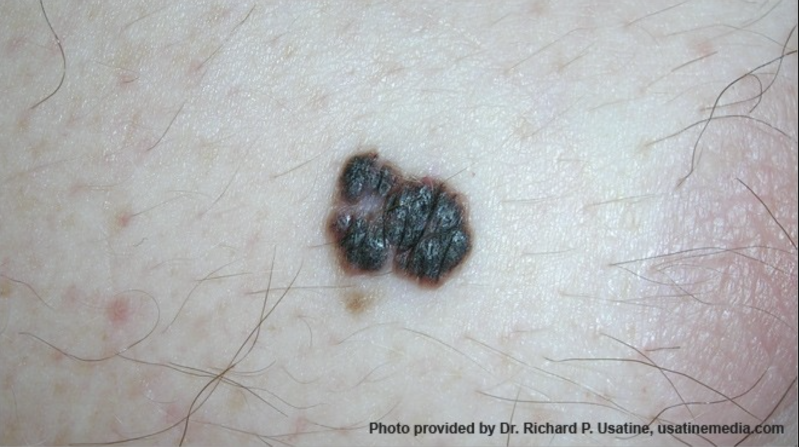
#> input picture Taller 2/Images/imagen1.png, 1598 x 894 px (shown at 1/2 size); its folder holds only this picture in this run
$ jupyter execute --allow-errors Taller_2.ipynb   (older library calls are emulated)
#> lines starting #> are read from the running program, lines starting #| are printed output that depends on the picture
#> further down, image is the input picture: shape (894, 1598, 3); mean B, G, R 180.2, 179.6, 178.9
#> `resized_image = cv2.resize(image, desired_size)`:
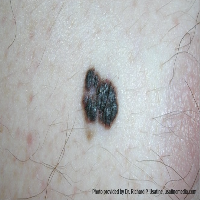
#> resized_image: shape (200, 200, 3); mean B, G, R 180.2, 179.6, 178.8
# Análisis de Imágenes de Melanomas Cutáneos utilizando Filtros de Prewitt

- Juan Manuel De La Torre.

  CC. 1001.186.267  jdela@unal.edu.co
- Juliana Catalina De Castro Moreno.

  CC. 1000.706.954  jdec@unal.edu.co

---

Todo el codigo fuente puede encontrarse en el siguiente repositorio:
[Github](https://github.com/JM-delatorre/TecnicasIA)

# Primera aproximación de la aplicación filtro Prewitt

# Resúmen
El presente informe se centra en el análisis detallado del uso del filtro de Prewitt en 8 direcciones para el procesamiento de imágenes de melanomas cutáneos. Se aborda en profundidad la teoría detrás del filtro de Prewitt, su implementación en el procesamiento de imágenes médicas y su aplicación específica en el análisis de melanomas cutáneos. Se presentan resultados obtenidos de la aplicación del filtro en un conjunto de imágenes de melanomas, así como conclusiones y recomendaciones para futuras investigaciones.

# Introducción

El cáncer de piel, incluido el melanoma cutáneo, representa un importante problema de salud pública en todo el mundo. La detección temprana y precisa del melanoma es crucial para un tratamiento efectivo y la mejora de la supervivencia del paciente. El análisis de imágenes médicas juega un papel fundamental en este proceso al proporcionar información valiosa sobre las características y la naturaleza de los melanomas cutáneos. En este contexto, el filtro de Prewitt en 8 direcciones emerge como una herramienta prometedora para resaltar características relevantes en imágenes de melanomas y mejorar la detección temprana de esta enfermedad.
<p>&nbsp;</p>
<p>&nbsp;</p>

# Metodología

1. Convertir la imagen a escala de grises:

Utilizando la función cv2.cvtColor(), la imagen de entrada se convierte de un formato de color BGR a escala de grises. Esto simplifica el procesamiento de la imagen y reduce el costo computacional.

2. Aplicar el filtro de Prewitt en 8 direcciones:

Se definen dos kernels de convolución, kernel_x y kernel_y, que representan los filtros de Prewitt para las direcciones horizontal y vertical respectivamente.
Se itera sobre cada una de las 8 direcciones posibles (horizontal, vertical y diagonales) y se selecciona el kernel correspondiente para la convolución de la imagen.

3. Convolución de la imagen con los kernels:

Se aplica la función cv2.filter2D() para convolucionar la imagen en escala de grises con el kernel seleccionado en cada iteración.
El resultado de la convolución se almacena en una matriz de bordes edges utilizando la función np.maximum() para obtener el valor máximo de los gradientes en cada píxel.

4. Normalizar los valores de píxeles en el rango [0, 255]:

Se normalizan los valores de la matriz de bordes edges para asegurar que estén en el rango de valores de píxeles válidos (0 a 255) utilizando la función astype(np.uint8).

5. Visualización de las imágenes:

Se define un tamaño deseado para las imágenes de salida.
Se crea un grid de subgráficos utilizando plt.subplots() para mostrar las imágenes originales y las imágenes con el filtro de Prewitt aplicado.
Se cargan, redimensionan y muestran las imágenes de entrada en la primera columna de cada fila.
Se aplica el filtro de Prewitt de 8 direcciones a cada imagen y se muestra en la segunda columna de cada fila.

[cell 1]
#from google.colab.patches import cv2_imshow
import cv2
import numpy as np
from matplotlib import pyplot as plt

[cell 2]
def prewitt_8_directions(image):

    gray = cv2.cvtColor(image, cv2.COLOR_BGR2GRAY)

    kernel_x = np.array([[-1, 0, 1], [-1, 0, 1], [-1, 0, 1]])
    kernel_y = np.array([[1, 1, 1], [0, 0, 0], [-1, -1, -1]])

    edges = np.zeros_like(gray)
    for i in range(8):
        if i % 2 == 0:
            kernel = kernel_x if i < 4 else kernel_y
        else:
            kernel = kernel_y if i < 4 else kernel_x
        dst = cv2.filter2D(gray, cv2.CV_64F, kernel)
        edges = np.maximum(edges, np.abs(dst))
#> this loop made 8 passes
#> pass 1, in prewitt_8_directions, `dst = cv2.filter2D(gray, cv2.CV_64F, kernel)`:
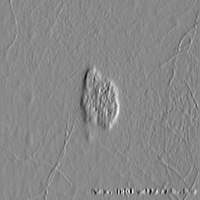
#> dst: shape (200, 200) float64; min -414, max 360, mean 0.1; drawn with min black and max white
#> pass 1, in prewitt_8_directions, `edges = np.maximum(edges, np.abs(dst))`:
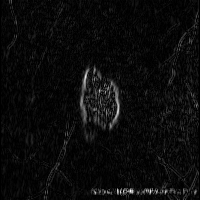
#> edges: shape (200, 200) float64; min 0, max 414, mean 19.1; drawn with min black and max white
#> pass 2, in prewitt_8_directions, `dst = cv2.filter2D(gray, cv2.CV_64F, kernel)`:
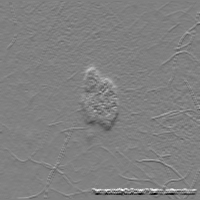
#> dst: shape (200, 200) float64; min -402, max 397, mean 0.9; drawn with min black and max white
#> pass 2, in prewitt_8_directions, `edges = np.maximum(edges, np.abs(dst))`:
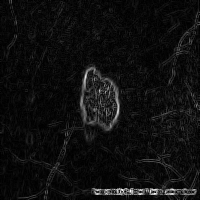
#> edges: shape (200, 200) float64; min 0, max 414, mean 25.5; drawn with min black and max white

    edges = (edges / edges.max() * 255).astype(np.uint8)

    return edges

desired_size = (200, 200)

fig, axs = plt.subplots(4, 4, figsize=(12, 12))

#> (the rest of this cell did not finish here and is left out)

# Segunda aproximación de la aplicación filtro Prewitt

## Metodología

1. Definición de la función prewitt_8_directions(image):

Esta función toma una imagen de entrada en formato BGR y aplica el filtro de Prewitt en 8 direcciones para detectar los bordes en la imagen.

2. Conversión de la imagen a escala de grises:

Se utiliza la función cv2.cvtColor() para convertir la imagen de entrada a escala de grises, lo que simplifica el procesamiento y reduce el costo computacional.

<p>&nbsp;</p>

3. Definición de los kernels de convolución para las 8 direcciones:

Se definen 8 kernels de convolución específicos para cada una de las 8 direcciones del filtro de Prewitt. Cada kernel representa una dirección diferente, como derecha, izquierda, arriba, abajo y diagonales.

4. Convolución de la imagen con los kernels:

Se itera sobre cada kernel definido y se aplica la función cv2.filter2D() para convolucionar la imagen en escala de grises con cada uno de los kernels.
Se utiliza la función np.maximum() para combinar los resultados de las convoluciones y obtener los valores máximos de los gradientes en cada píxel.

5. Normalización de los valores de píxeles en el rango [0, 255]:

Se normalizan los valores de los gradientes resultantes para asegurar que estén en el rango válido de valores de píxeles (0 a 255) utilizando la función astype(np.uint8).

6. Visualización de las imágenes:

Se define un tamaño deseado para las imágenes de salida.
Se crea un grid de subgráficos utilizando plt.subplots() para mostrar las imágenes originales y las imágenes con los bordes detectados utilizando el filtro de Prewitt en 8 direcciones.
Se cargan y redimensionan las imágenes de entrada utilizando la biblioteca OpenCV (cv2).
Se aplica la función prewitt_8_directions() para detectar los bordes en cada imagen de entrada.

7. Visualización de las imágenes resultantes:

Se muestran las imágenes originales y las imágenes con los bordes detectados en el grid de subgráficos utilizando imshow() y set_title() para etiquetar cada imagen.

[cell 3]
import cv2
import numpy as np
import matplotlib.pyplot as plt

def prewitt_8_directions(image):
    gray = cv2.cvtColor(image, cv2.COLOR_BGR2GRAY)

    kernels = [
        np.array([[-1, 0, 1], [-1, 0, 1], [-1, 0, 1]]),  # Derecha
        np.array([[-1, -1, -1], [0, 0, 0], [1, 1, 1]]),  # Abajo
        np.array([[1, 0, -1], [1, 0, -1], [1, 0, -1]]),  # Izquierda
        np.array([[1, 1, 1], [0, 0, 0], [-1, -1, -1]]),  # Arriba
        np.array([[0, 1, 1], [-1, 0, 1], [-1, -1, 0]]),  # Diagonal derecha-arriba
        np.array([[1, 1, 0], [1, 0, -1], [0, -1, -1]]),  # Diagonal izquierda-abajo
        np.array([[-1, 0, 1], [0, 0, 0], [1, 0, -1]]),  # Diagonal derecha-abajo
        np.array([[1, 0, -1], [0, 0, 0], [-1, 0, 1]])   # Diagonal izquierda-arriba
    ]

    edges = np.zeros_like(gray)
    for kernel in kernels:
        dst = cv2.filter2D(gray, cv2.CV_64F, kernel)
        edges = np.maximum(edges, np.abs(dst))
#> this loop made 8 passes
#> pass 2, in prewitt_8_directions, `dst = cv2.filter2D(gray, cv2.CV_64F, kernel)`:
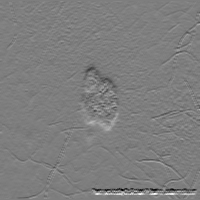
#> dst: shape (200, 200) float64; min -397, max 402, mean -0.9; drawn with min black and max white
#> pass 3, in prewitt_8_directions, `dst = cv2.filter2D(gray, cv2.CV_64F, kernel)`:
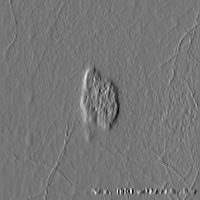
#> dst: shape (200, 200) float64; min -360, max 414, mean -0.1; drawn with min black and max white

    edges = (edges / edges.max() * 255).astype(np.uint8)

    return edges

desired_size = (200, 200)

fig, axs = plt.subplots(4, 4, figsize=(12, 12))

#> (the rest of this cell did not finish here and is left out)
